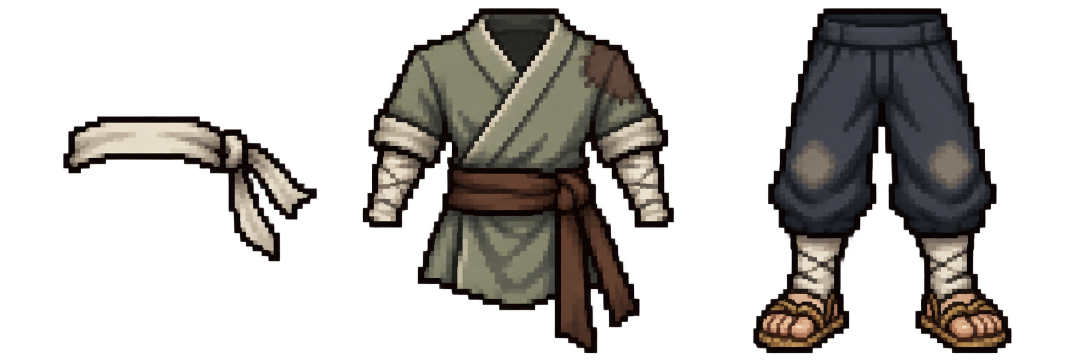
#> input picture art/deliveries/armor-academy-v3/source/academy-costume-concept.png, 2172 x 724 px, given in place of Haku_IceMirror_Senbon.png, which was not available (shown at 1/2 size)
$ python process_wave_props.py out.png
#> lines starting #> are read from the running program, lines starting #| are printed output that depends on the picture; after the words box and inside, x2 and y2 are one past the last pixel; in counts of white or black regions, pixels touching at a corner belong together; pictures that were not available may be replaced by others from this repository, and a replacement may not be noted
#!/usr/bin/env python3
"""Ice mirror states, senbon and thrown blade from the v7 source sheets (keeps glass alpha)."""

import sys
from pathlib import Path

import numpy as np
from PIL import Image
from scipy import ndimage

out = Path(sys.argv[1] if len(sys.argv) > 1 else "props_out")
out.mkdir(parents=True, exist_ok=True)


def objects(path, merge):
#> called with merge = 18
    data = np.array(Image.open(path).convert("RGBA"))
#> data is the input picture: shape (724, 2172, 4); mean R, G, B, A 28.4, 25.8, 23, 87.1
    mask = ndimage.binary_dilation(data[..., 3] >= 64, iterations=merge)
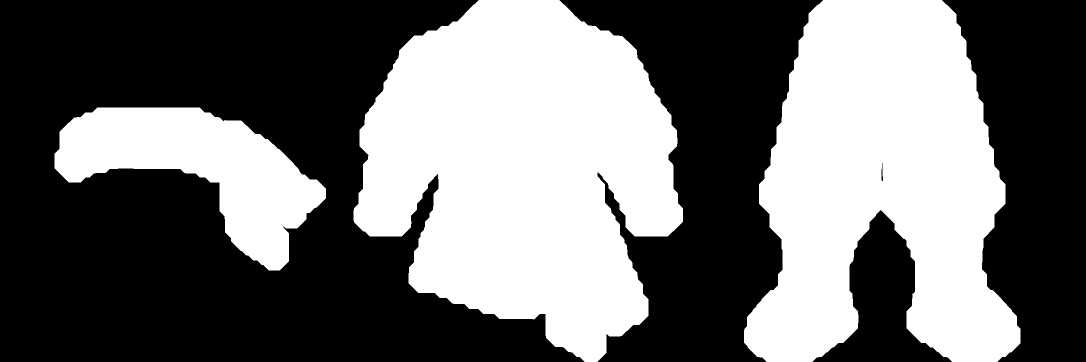
#> mask: shape (724, 2172) bool (shown at 1/2 size); 43.1% white; 3 white regions, box (x1, y1, x2, y2) and area: (707, 0, 1366, 724) 326438, (1488, 0, 2041, 724) 271158, (109, 215, 652, 541) 80378
    labels, _ = ndimage.label(mask)
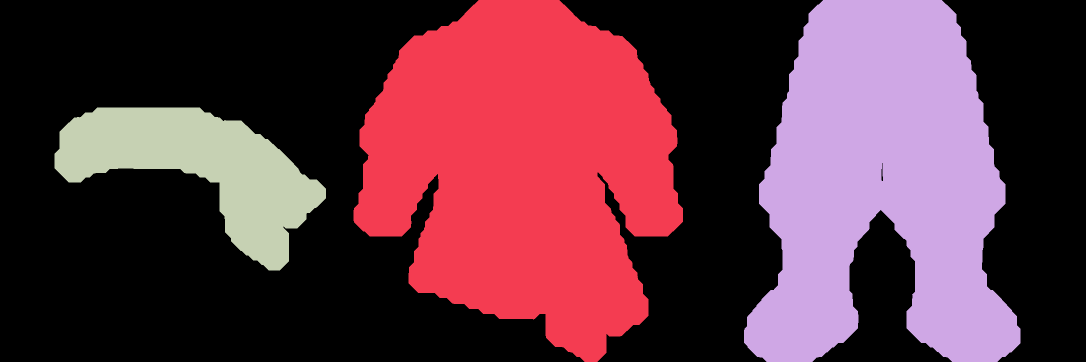
#> labels: shape (724, 2172) int32 (shown at 1/2 size); 4 distinct labels, from 0 to 3; one colour per label, 0 black
    boxes = [b for b in ndimage.find_objects(labels) if b is not None]
#> boxes = 3 items
    return data, sorted(boxes, key=lambda b: b[1].start)


def fit(crop, width, height):
    image = Image.fromarray(crop)
    image.thumbnail((width, height), Image.NEAREST)
    data = np.array(image)
    alpha = data[..., 3].astype(int)
    alpha = np.where(alpha < 64, 0, np.where(alpha > 220, 255, (alpha // 32) * 32 + 16))
    data[..., 3] = alpha
    canvas = np.zeros((height, width, 4), dtype=np.uint8)
    y, x = (height - data.shape[0]) // 2, (width - data.shape[1]) // 2
    canvas[y:y + data.shape[0], x:x + data.shape[1]] = data
    return Image.fromarray(canvas)


data, boxes = objects("art/deliveries/haku-v5/source/Haku_IceMirror_Senbon.png", 18)
#> boxes = 3 items
#> (the run stopped early here; a loop or call above may not have finished)
